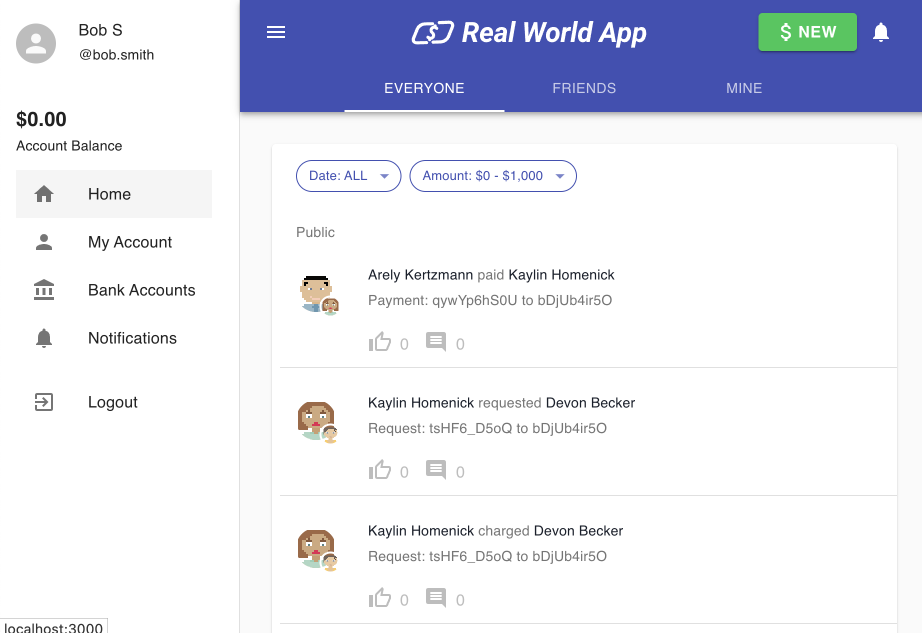
#> input picture report_plots/screen.png, 1844 x 1266 px (shown at 1/2 size)
$ python resize.py
#> lines starting #> are read from the running program, lines starting #| are printed output that depends on the picture
from PIL import Image, ImageOps

# Get the screen.png image
image = Image.open('screen.png')
#> image is the input picture: PIL image 1844x1266 RGBA; mean R, G, B, A 226.9, 229, 239.7, 255

# Resize the image to 100x100
image = image.resize((500, 500))
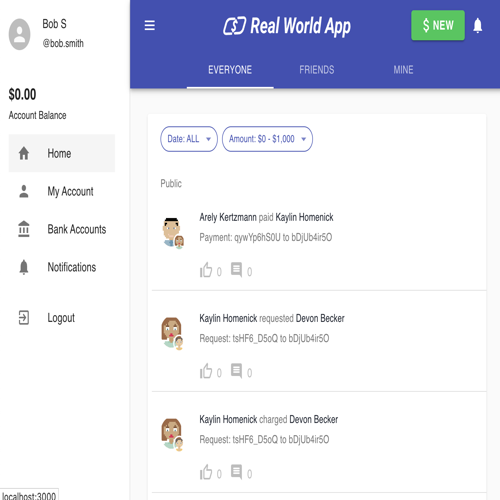
#> image: PIL image 500x500 RGBA; mean R, G, B, A 226.8, 228.8, 239.6, 255

# Draw a black 1 pixel border around the image
image = ImageOps.expand(image, border=2, fill='black')
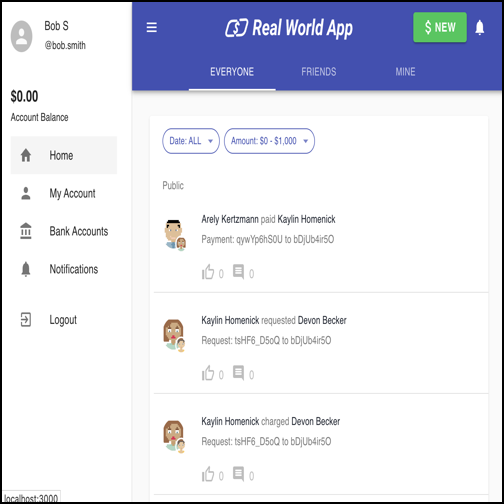
#> image: PIL image 504x504 RGBA; mean R, G, B, A 223.2, 225.2, 235.8, 255

# Flip the image horizontally
image = image.transpose(Image.FLIP_LEFT_RIGHT)
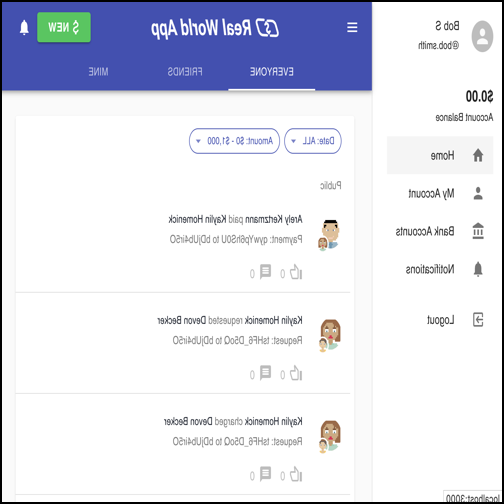
#> image: PIL image 504x504 RGBA; mean R, G, B, A 223.2, 225.2, 235.8, 255

# Save the resized image
image.save('screen_resized.png')
